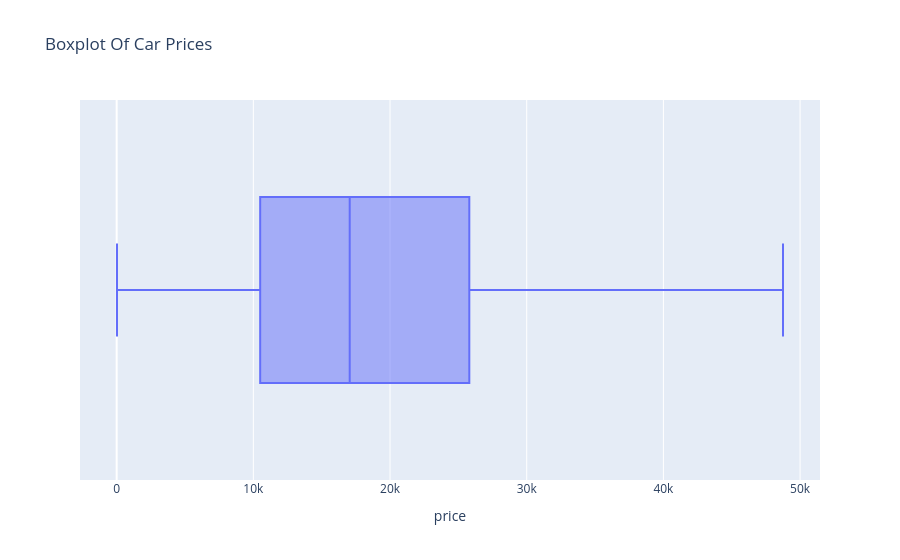

Source (notebook cell):
### Code cell
# Check Outliers (Price)
fig = px.box(df , x='price' , title='Boxplot Of Car Prices') 
fig.show()

### Figure 1 — Plotly figure (JSON) as saved in the notebook; plotly's stock layout.template omitted (floating-point values rounded to 4 significant figures; data arrays with more than 128 entries replaced by an {"elided": "..."} marker saying what was removed)
{"data": [{"alignmentgroup": "True", "hovertemplate": "price=%{x}<extra></extra>", "legendgroup": "", "marker": {"color": "#636efa"}, "name": "", "notched": false, "offsetgroup": "", "orientation": "h", "showlegend": false, "type": "box", "x": {"elided": "2456 int values"}, "x0": " ", "xaxis": "x", "y0": " ", "yaxis": "y"}], "layout": {"boxmode": "group", "legend": {"tracegroupgap": 0}, "title": {"text": "Boxplot Of Car Prices"}, "xaxis": {"anchor": "y", "domain": [0, 1], "title": {"text": "price"}}, "yaxis": {"anchor": "x", "domain": [0, 1]}}}
